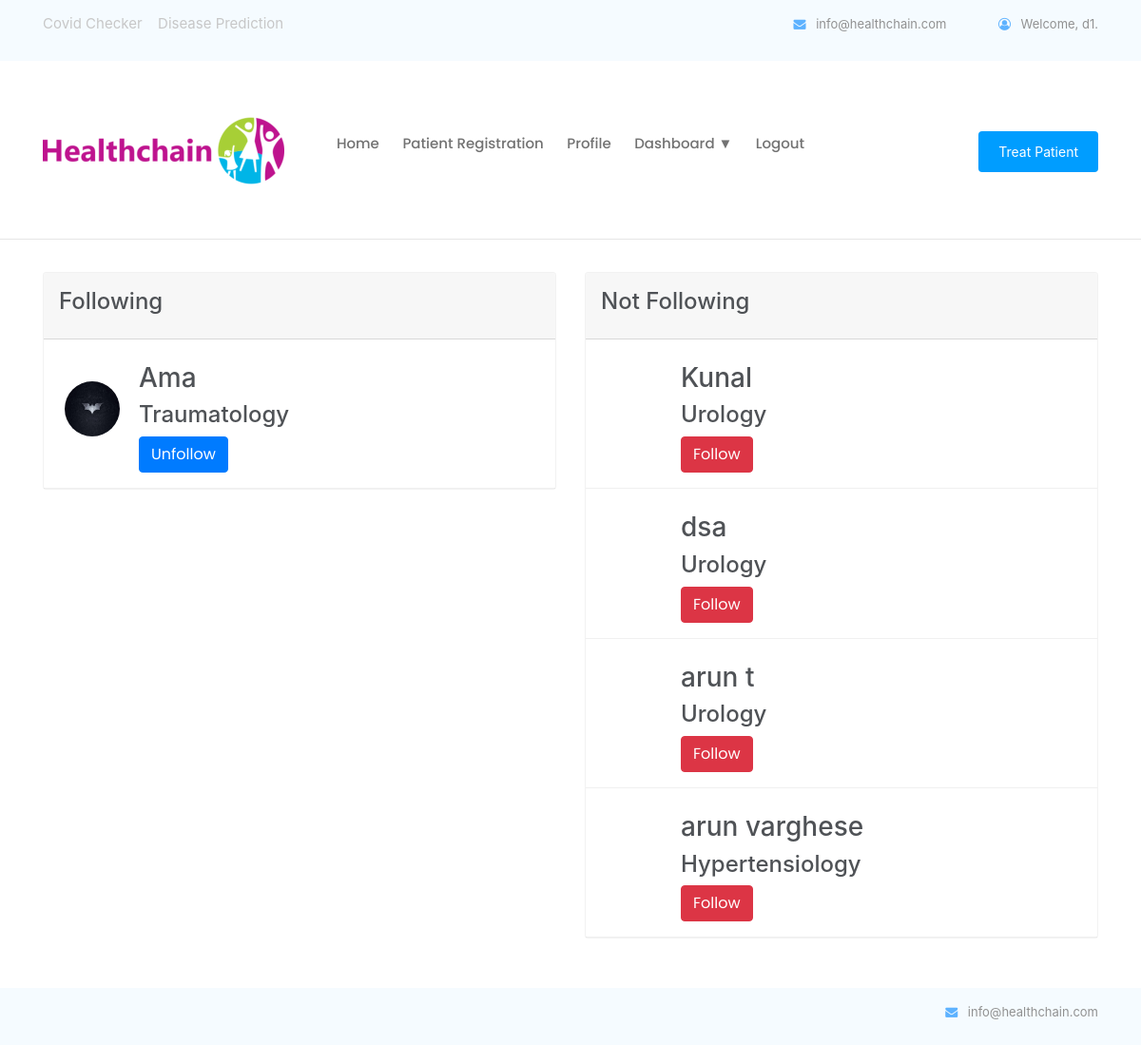
Screenshot of /home/doctorlist/ (signed in) with the database file from the repository.
### pages/models.py (models this page shows, shortened)
class MyUser(AbstractBaseUser):
	username= models.CharField(max_length=30,unique=True)
	date_joined	= models.DateTimeField(verbose_name='date joined', auto_now_add=True)
	last_login= models.DateTimeField(verbose_name='last login', auto_now=True)
	is_admin= models.BooleanField(default=False)
	is_active= models.BooleanField(default=True)
	is_staff= models.BooleanField(default=False)
	is_superuser= models.BooleanField(default=False)
	user_type= models.PositiveSmallIntegerField(choices=USER_TYPE_CHOICES, default=4)
	USERNAME_FIELD = 'username'
	objects = MyAccountManager()
	def __str__(self):
		return self.username

class Doctor(models.Model):
	id=models.BigAutoField(primary_key=True)
	username= models.OneToOneField(MyUser,on_delete=models.CASCADE)
	regid = models.CharField(max_length=60,unique=True)
	dname=models.CharField(max_length=50)
	dob = models.DateField(null=True, blank=True)
	gender=models.IntegerField(choices=GENDER_CHOICES,blank=True)
	spec=models.CharField(max_length=50,blank=True)
	hos=models.CharField(max_length=150,blank=True)
	imagefile=models.ImageField(upload_to='doctor/',default="default.jpg",blank=True,null=True)
	location = PlacesField()
	follower = GenericRelation(Follow,related_query_name='doctor')
	state=models.CharField(max_length=20,blank=True)
	email = models.EmailField(max_length=254,blank=True)
	contact = models.CharField(max_length=14,blank=True)
	aadhaar = models.CharField(max_length=12,blank=True)

### pages/views.py (the view)
# urls.py: path('doctorlist/',DoctorList.as_view(), name='doctorlist'),
class DoctorList(MyPermissionMixin, ListView):
    raise_exception = True
    login_url = "/login/"
    context_object_name = 'doctor'
    def get_queryset(self):
        if self.request.user.user_type == 1:
            pt = get_object_or_404(Patient, username=self.request.user)
            follow = Follow.objects.filter(
                patient__username=self.request.user).values_list('following', flat=True)
        elif self.request.user.user_type == 2:
            pt = get_object_or_404(Doctor, username=self.request.user)
            follow = Follow.objects.filter(
                doctor__username=self.request.user).values_list('following', flat=True)
        return Doctor.objects.filter(id__in=follow)
    def get_context_data(self, **kwargs):
        context = super(DoctorList, self).get_context_data(**kwargs)
        if self.request.user.user_type == 1:
            pt = get_object_or_404(Patient, username=self.request.user)
            follow = Follow.objects.filter(
                patient__username=self.request.user).values_list('following', flat=True)
        elif self.request.user.user_type == 2:
            pt = get_object_or_404(Doctor, username=self.request.user)
            follow = Follow.objects.filter(
                doctor__username=self.request.user).values_list('following', flat=True)
        context['unfollow'] = Doctor.objects.filter().exclude(
            id__in=follow).exclude(username=self.request.user)
        return context
    template_name = 'pages/doctorlist.html'
    def test_func(self):
        return (self.request.user.user_type == 1 or self.request.user.user_type == 2)

### pages/views.py (called while the page is built)
    def dispatch(self, request, *args, **kwargs):
        if not request.user.is_authenticated:
            return redirect('login')
        else:
            user_test_result = self.get_test_func()()
            if not request.user.is_authenticated or not user_test_result:
                return HttpResponse('<h2> Permission Denied ! </h2>')
            return super().dispatch(request, *args, **kwargs)

### pages/templates/pages/doctorlist.html (shortened to what this page needs)
{% extends 'pages/base.html' %}
{% load crispy_forms_tags %}
{% block content %}
<div class="row">
		<div class="col-md-6">
		    <div class="card">
		        <div class="card-header">
		            <h4>Following</h4>
		        </div>
		        <div class="gaadiex-list">
                    {% for doctor in doctor %}
                    <br>
                    <div class="gaadiex-list-item border-b-1"><img class="gaadiex-list-item-img" src="{{doctor.imagefile.url}} " alt="List user">
                      <div class="gaadiex-list-item-text">
                        <h3><a href="{% url 'viewdoctor' slug=doctor.username %}">{{doctor.dname}}</a></h3>
                        <h4>{{doctor.spec}}</h4>
                        <p> <button class="btn btn-primary"><a style="color: white;"  href="{% url 'unfollowdoctor' pk=doctor.id %}">Unfollow</a>
                        </button>
                        </p>
                      </div>
                    </div>
                    {% endfor %}
                  </div>
		    </div>
        </div>
        <div class="col-md-6">
		    <div class="card">
		        <div class="card-header">
		            <h4>Not Following</h4>
		        </div>
		        <div class="gaadiex-list">
                    {% for doctor in unfollow %}
<br>
                    <div class="gaadiex-list-item border-b-1"><img class="gaadiex-list-item-img" src="{{doctor.imagefile.url}} " alt="List user">
                      <div class="gaadiex-list-item-text">
                        <h3><a href="{% url 'viewdoctor' slug=doctor.username %}">{{doctor.dname}}</a></h3>
                        <h4>{{doctor.spec}}</h4>
                        <p><button class="btn btn-danger"> <a style="color: white;" href="{% url 'followdoctor' pk=doctor.id %}">Follow</a>
                        </button>
                        </p>
                      </div>
                    </div>
                    {% endfor %}
                  </div>
		    </div>
        </div>
    </div>
{% endblock %}

### pages/templates/pages/base.html (shortened to what this page needs)
{% load static %}
<!doctype html>
<html lang="en">
  <head>
<link rel="stylesheet" href="{% static 'css/rotating-card.css' %}">
    <link rel="stylesheet" href="{% static 'css/style.css' %}">
    <link rel="stylesheet" href="{% static 'css/bootstrap.min.css' %}">
    <link rel="stylesheet"
      href="https://cdnjs.cloudflare.com/ajax/libs/font-awesome/4.7.0/css/font-awesome.min.css">
    <link rel="stylesheet" href="{% static 'css/themify-icons.css' %}">
    <link rel="stylesheet" href="{% static 'css/mystyle.css' %}">
  </head>
  <div id="container">
    <body>
      <header>
        <div class="header-area">
          <div class="header-top_area">
            <div class="container">
              <div class="row">
                <div class="col-xl-6 col-md-6">
                  <div class="social_media_links">
                      <a  href="{% url 'covid' %}">Covid Checker</a>
                      <a  href="{% url 'diseaseprediction' %}">Disease Prediction</a>
                  </div>
                </div>
                <div class="col-xl-6 col-md-6">
                  <div class="short_contact_list">
                    <ul>
                      <li><a href="#"> <i class="fa fa-envelope"></i>
                          info@healthchain.com</a></li>
                      {% if user.is_authenticated %}
                      <li><a href="#"> <i class="fa fa-user-circle-o"></i>
                          Welcome, {{ user.username }}. </a></li>
                      {%endif%}
                    </ul>
                  </div>
                </div>
              </div>
            </div>
          </div>
          <div id="sticky-header" class="main-header-area">
            <div class="container">
              <div class="row align-items-center">
                <div class="col-xl-3 col-lg-2">
                  <div class="logo">
                    <a href="#">
                      <img src="/media/img/healthlogo.png">
                    </a>
                  </div>
                </div>
                <div class="col-xl-6 col-lg-7">
                  <div class="main-menu d-none d-lg-block">
                    <nav>
                      <ul id="navigation">
                        <li><a class="active" href="{% url 'home' %}">Home</a></li>
                        {% if user.user_type == 3 %}
                        <li><a href="{% url 'addd' %}">Doctor Registration</a></li>
                        <li><a href="{% url 'hospitalprofile' %}">Profile</a></li>
                        {% elif user.user_type == 2 %}
                        <li><a href="{% url 'addp' %}">Patient Registration</a></li>
                        <li><a href="{% url 'doctorprofile' %}">Profile</a></li>
                        <li><a href="#">Dashboard &#9660;</a>
                        </li>
                        {% elif user.user_type == 1 %}
                        <li><a href="{% url 'patientprofile' %}">Profile</a></li>
                        <li><a href="{% url 'doctorlist' %}">Doctors</a></li>
                        <li><a href="{% url 'viewmessage' %}">Messages</a></li>
                        {% endif %}
                        {% if user.is_authenticated %}
                        <li> <a href="{% url 'logout' %}"> Logout</a></li>
                        {% else %}
                        <li> <a href="{% url 'login' %}"> Login</a></li>
                        {% endif %}
                      </ul>
                    </nav>
                  </div>
                </div>
                <div class="col-xl-3 col-lg-3 d-none d-lg-block">
                  <div class="Appointment">
                    <div class="book_btn d-none d-lg-block">
                      {% if user.user_type == 3 %}
                      {% elif user.user_type == 2 %}
                      <a class="popup-with-form" href="{% url 'treatpatient' %}">Treat Patient</a>
                      {% elif user.user_type == 5 %}
                      <a class="popup-with-form" href="{% url 'laboratory' %}">New Patient</a>
                      {% elif user.user_type == 1 %}
                      <a class="popup-with-form" href="{% url 'doctorrecommend' %}">Doctor Recommendation</a>
                      {% endif %}
                    </div>
                  </div>
                </div>
              </div>
            </div>
            <hr>
          </div>
        </div>
      </header>
      <div class="container">
        {% block content %}
        {% endblock %}
      </div>
      <br><br><br><br>
      <footer id="footer">
        <div class="header-area">
          <div class="header-top_area">
            <div class="container">
              <div class="row">
                <div class="col-xl-6 col-md-6">
                </div>
                <div class="col-xl-6 col-md-6">
                  <div class="short_contact_list">
                    <ul>
                      <li><a href="#"> <i class="fa fa-envelope"></i>
                          info@healthchain.com</a></li>
                    </ul>
                  </div>
                </div>
              </div>
            </div>
          </div>
        </div>
      </footer>
    </body>
  </div>
</html>

### pages/static/css/rotating-card.css (style rules this page uses)
body { margin-top: 60px; font-size: 14px; font-family: "Helvetica Nueue",Arial,Verdana,sans-serif; background-color: #E5E9ED; }
.card { -webkit-transition: -webkit-transform .5s; -moz-transition: -moz-transform .5s; -o-transition: -o-transform .5s; transition: transform .5s; -webkit-transform-style: preserve-3d; -moz-transform-style: preserve-3d; -o-transform-style: preserve-3d; transform-style: preserve-3d; position: relative; }
.card { background: none repeat scroll 0 0 #FFFFFF; border-radius: 4px; color: #444444; }

### pages/static/css/mystyle.css (style rules this page uses)
#footer { margin:0 auto; width:834px; height:auto; overflow:hidden; position: fixed; bottom: 0px; }
html, body { margin:0; padding:0; height:100%; }
#container { min-height:100%; position:relative; }
#footer { position:absolute; bottom:0; width:100%; height:60px; background:black; }

### pages/templates/pages/doctorlist.html (style rules this page uses)
.card { position: relative; border-radius: 3px; background-color: #fff;color: #4f5256;border: 1px solid #f2f2f2;margin-bottom: 16px;background:#fff; }
.card-header { padding: 16px;margin:0px; }
.gaadiex-list { list-style-type: none; margin: 0;padding: 0; }
.gaadiex-list>.gaadiex-list-item { padding: 0 22px; }
.gaadiex-list-item-img { float: left; width: 58px; height: 58px; margin-top: 20px; margin-bottom: 8px; margin-right: 20px; border-radius: 50%; }
.border-b-1 { border-bottom: 1px solid rgba(162,162,162,.16); }
a:link { text-decoration: none; }

### rows the page displays
MyUser: username "d1"
Doctor: imagefile (picture), dname "Ama", spec "Traumatology"
Doctor: imagefile (picture), dname "Kunal", spec "Urology"
Doctor: imagefile (picture), dname "dsa", spec "Urology"
Doctor: imagefile (picture), dname "arun t", spec "Urology"
Doctor: imagefile (picture), dname "arun varghese", spec "Hypertensiology"
